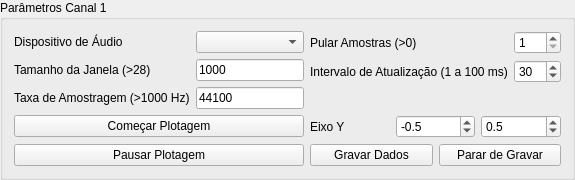
             <widget class="QGroupBox" name="groupBox">
              <property name="title">
               <string>Parâmetros Canal 1</string>
              </property>
              <layout class="QGridLayout" name="gridLayout_3">
               <item row="2" column="0">
                <widget class="QPushButton" name="pushButton_2">
                 <property name="text">
                  <string>Pausar Plotagem</string>
                 </property>
                </widget>
               </item>
               <item row="0" column="0">
                <layout class="QGridLayout" name="gridLayout_2">
                 <item row="2" column="0">
                  <widget class="QLabel" name="label_4">
                   <property name="text">
                    <string>Taxa de Amostragem (&gt;1000 Hz)</string>
                   </property>
                  </widget>
                 </item>
                 <item row="0" column="1">
                  <widget class="QComboBox" name="comboBox"/>
                 </item>
                 <item row="0" column="0">
                  <widget class="QLabel" name="label_2">
                   <property name="text">
                    <string>Dispositivo de Áudio</string>
                   </property>
                  </widget>
                 </item>
                 <item row="1" column="0">
                  <widget class="QLabel" name="label_3">
                   <property name="text">
                    <string>Tamanho da Janela (&gt;28)</string>
                   </property>
                  </widget>
                 </item>
                 <item row="1" column="1">
                  <widget class="QLineEdit" name="lineEdit">
                   <property name="text">
                    <string>1000</string>
                   </property>
                  </widget>
                 </item>
                 <item row="2" column="1">
                  <widget class="QLineEdit" name="lineEdit_2">
                   <property name="text">
                    <string>44100</string>
                   </property>
                  </widget>
                 </item>
                </layout>
               </item>
               <item row="1" column="0">
                <widget class="QPushButton" name="pushButton">
                 <property name="text">
                  <string>Começar Plotagem</string>
                 </property>
                </widget>
               </item>
               <item row="1" column="1">
                <layout class="QGridLayout" name="gridLayout_10">
                 <item row="0" column="0">
                  <widget class="QLabel" name="label_12">
                   <property name="text">
                    <string>Eixo Y</string>
                   </property>
                  </widget>
                 </item>
                 <item row="0" column="2">
                  <widget class="QDoubleSpinBox" name="doubleSpinBox_yrangemax">
                   <property name="decimals">
                    <number>1</number>
                   </property>
                   <property name="maximum">
                    <double>1.000000000000000</double>
                   </property>
                   <property name="singleStep">
                    <double>0.100000000000000</double>
                   </property>
                   <property name="value">
                    <double>0.500000000000000</double>
                   </property>
                  </widget>
                 </item>
                 <item row="0" column="1">
                  <widget class="QDoubleSpinBox" name="doubleSpinBox_yrangemin">
                   <property name="decimals">
                    <number>1</number>
                   </property>
                   <property name="minimum">
                    <double>-1.000000000000000</double>
                   </property>
                   <property name="maximum">
                    <double>0.000000000000000</double>
                   </property>
                   <property name="singleStep">
                    <double>0.100000000000000</double>
                   </property>
                   <property name="value">
                    <double>-0.500000000000000</double>
                   </property>
                  </widget>
                 </item>
                </layout>
               </item>
               <item row="0" column="1">
                <layout class="QVBoxLayout" name="verticalLayout">
                 <item>
                  <layout class="QGridLayout" name="gridLayout">
                   <item row="0" column="1">
                    <widget class="QSpinBox" name="spinBox_downsample">
                     <property name="minimum">
                      <number>1</number>
                     </property>
                     <property name="value">
                      <number>1</number>
                     </property>
                    </widget>
                   </item>
                   <item row="1" column="1">
                    <widget class="QSpinBox" name="spinBox_updateInterval">
                     <property name="minimum">
                      <number>1</number>
                     </property>
                     <property name="maximum">
                      <number>100</number>
                     </property>
                     <property name="value">
                      <number>30</number>
                     </property>
                    </widget>
                   </item>
                   <item row="0" column="0">
                    <widget class="QLabel" name="label_5">
                     <property name="text">
                      <string>Pular Amostras (&gt;0)</string>
                     </property>
                    </widget>
                   </item>
                   <item row="1" column="0">
                    <widget class="QLabel" name="label_6">
                     <property name="text">
                      <string>Intervalo de Atualização (1 a 100 ms)</string>
                     </property>
                    </widget>
                   </item>
                   <item row="2" column="0" colspan="2">
                    <widget class="QWidget" name="widget_5" native="true"/>
                   </item>
                  </layout>
                 </item>
                </layout>
               </item>
               <item row="2" column="1">
                <layout class="QVBoxLayout" name="verticalLayout_2">
                 <item>
                  <layout class="QHBoxLayout" name="horizontalLayout_5">
                   <item>
                    <widget class="QPushButton" name="pushButton_21">
                     <property name="text">
                      <string>Gravar Dados</string>
                     </property>
                    </widget>
                   </item>
                   <item>
                    <widget class="QPushButton" name="pushButton_20">
                     <property name="text">
                      <string>Parar de Gravar</string>
                     </property>
                    </widget>
                   </item>
                  </layout>
                 </item>
                </layout>
               </item>
              </layout>
             </widget>
